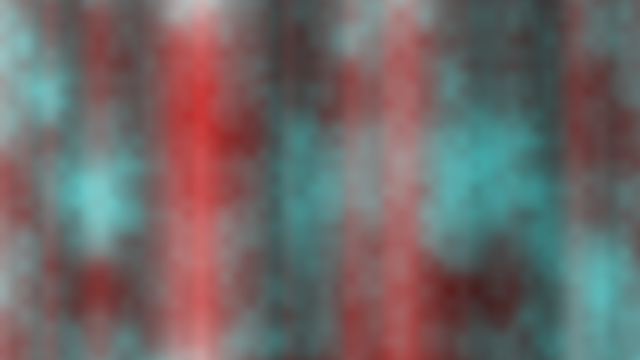
Frame 1 (no input)
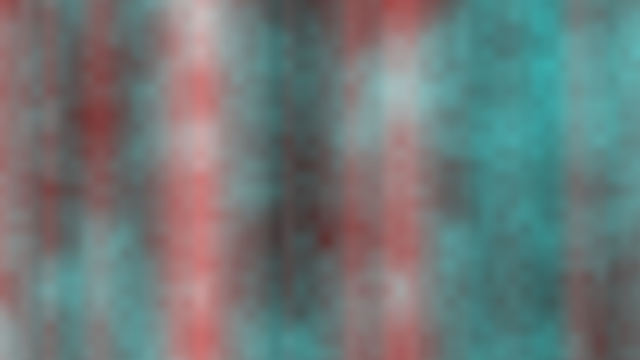
Frame 60 (the mouse pressed at the canvas centre just before this capture)
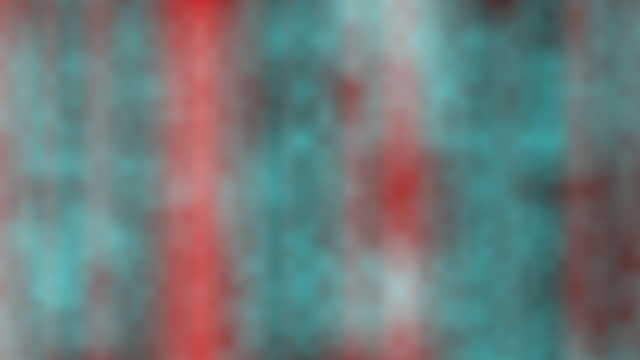
Frame 120 (the mouse held since frame 60 and released just before this capture)

The Processing sketch that drew these frames (run headless with seeded random() and noise(); from frame 60 on, the mouse is pressed at the canvas centre):

// Processing sketch: ghost_machine_blaze
// ── ghost_machine_blaze.pde
float zoff;

void setup() {
 size(640,360);
 zoff = 0.0;
}

void draw() {
  
  loadPixels();
  
  float xoff = 0.0;
  
  for (int x = 0; x < width; x++) {
    
    float yoff = 0.1; // For every xoff, start yoff at 0.
    
    for (int y = 0; y < height; y++) {
      
      float red = map(noise(xoff),0,1,0,255);
      float blue = map(noise(yoff),0,1,0,255);
      float green = map(noise(zoff),0,1,0,255);
      
      float bright = map(noise(xoff,yoff,zoff),0,1,0,255); // Perlin noise brightness
      
      pixels[x+y*width] = color(red,bright,bright,blue); // what is multiplying by width doing here?
      
      yoff += 0.01;
    }
    xoff += 0.01;
  }
  
  updatePixels();
  
  zoff += noise(0.5); // controls speed of changes for exposure
  
}
